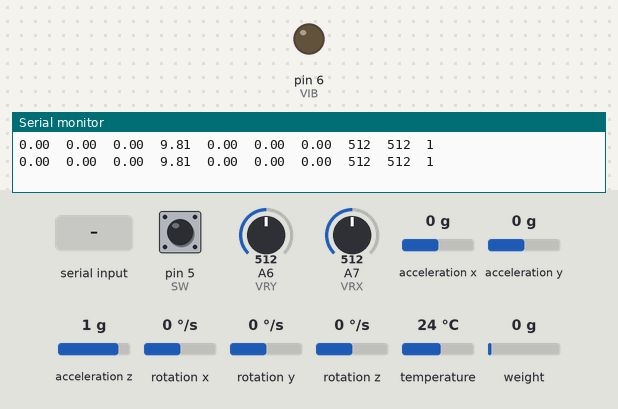
A sketch run on a simulated Arduino Nano, built with avr-gcc and run on an emulated ATmega328P. Shown: output pins drawn as LEDs (lit = HIGH), the last lines printed to the serial monitor. The inputs (shaded band) are chosen by the test bench; at power-on: pin 5 (SW) HIGH, A6 (VRY) = 512, A7 (VRX) = 512, acceleration x 0 g, acceleration y 0 g, acceleration z 1 g, rotation x 0 °/s, rotation y 0 °/s, rotation z 0 °/s, temperature 24 °C, weight on the scale 0 g.

Above: at 4.2 s.
4.3 s: "90,45\n" received over Serial
At 4.8 s:
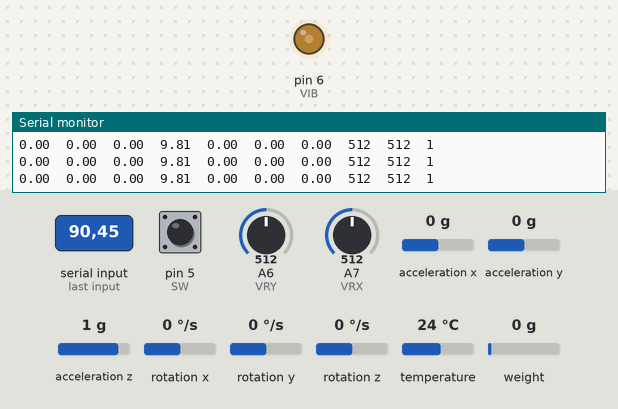
7.5 s: "30,150\n" received over Serial
At 8.9 s:
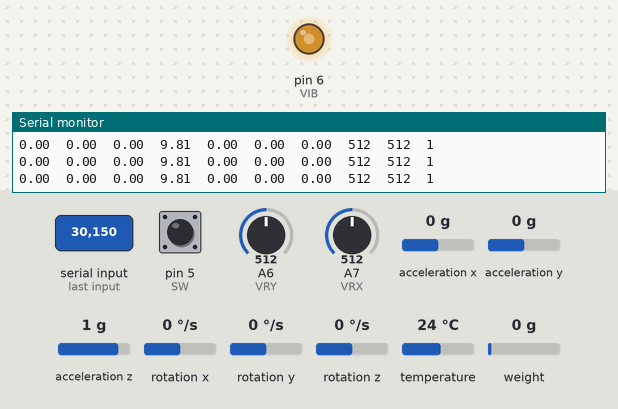
10.7 s: "200\n" received over Serial
At 11.6 s:
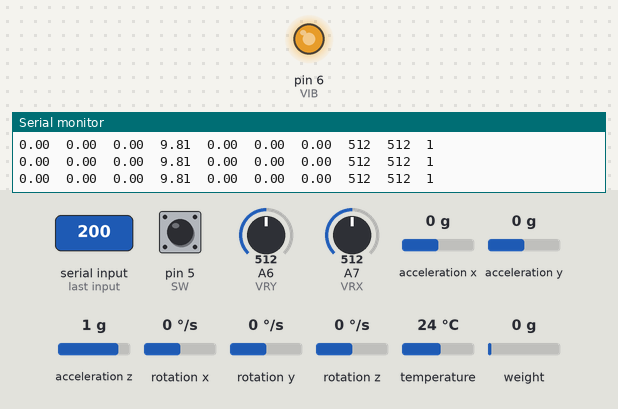
Timing chart, 0 to 14.3 s (numbered marks = the images above; inputs shaded):
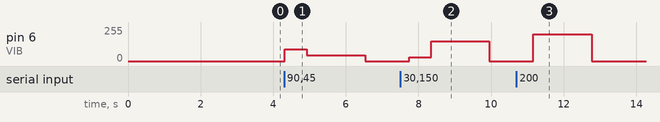

Measured:
- after the input at 4.3 s, pin 6 (VIB): 0/255 → 90/255 at once, → 45/255 0.61 s later, → 0/255 1.6 s later
- after the input at 7.5 s, pin 6 (VIB): 0/255 → 30/255 after 0.24 s, → 150/255 0.61 s later, → 0/255 1.6 s later
- after the input at 10.7 s, pin 6 (VIB): 0/255 → 200/255 after 0.46 s, → 0/255 1.6 s later

The sketch:

Test.ino
```cpp
#include "HX711.h"
#include<Wire.h>
#include <Adafruit_MPU6050.h>
#include <Adafruit_Sensor.h>

#define calibration_factor 100 //캘리브레이션 값
#define DOUT  3 //데이터 핀
#define CLK  4// 클럭 핀

#define VRX A7
#define VRY A6
#define SW 5

#define VIB 6

Adafruit_MPU6050 mpu;
sensors_event_t a, g, temp;

HX711 scale(DOUT, CLK);

void setup() {
    Serial.begin(115200);  // 값 모니터링 위해서...
    scale.set_scale(calibration_factor);
    scale.tare(); //영점잡기. 현재 측정값을 0으로 둔다.
    mpu.begin();
    pinMode(SW, INPUT_PULLUP);
    pinMode(VIB, OUTPUT);

    delay(2000);
}

void loop() {
    mpu.getEvent(&a, &g, &temp);
    float fdata[] = {scale.get_units(), a.acceleration.x, a.acceleration.y, a.acceleration.z, g.gyro.x, g.gyro.y, g.gyro.z};
    int32_t idata[] = {analogRead(VRX), analogRead(VRY)};

    for(int i = 0; i<7; i++){
        Serial.print(fdata[i], 2);
        Serial.print("\t");
    }
    for(int i = 0; i<2; i++){
        Serial.print(idata[i]);
        Serial.print("\t");
    }
    Serial.println(digitalRead(SW));

    if(Serial.available()) analogWrite(VIB, Serial.parseInt());
    delay(500);
}
```
